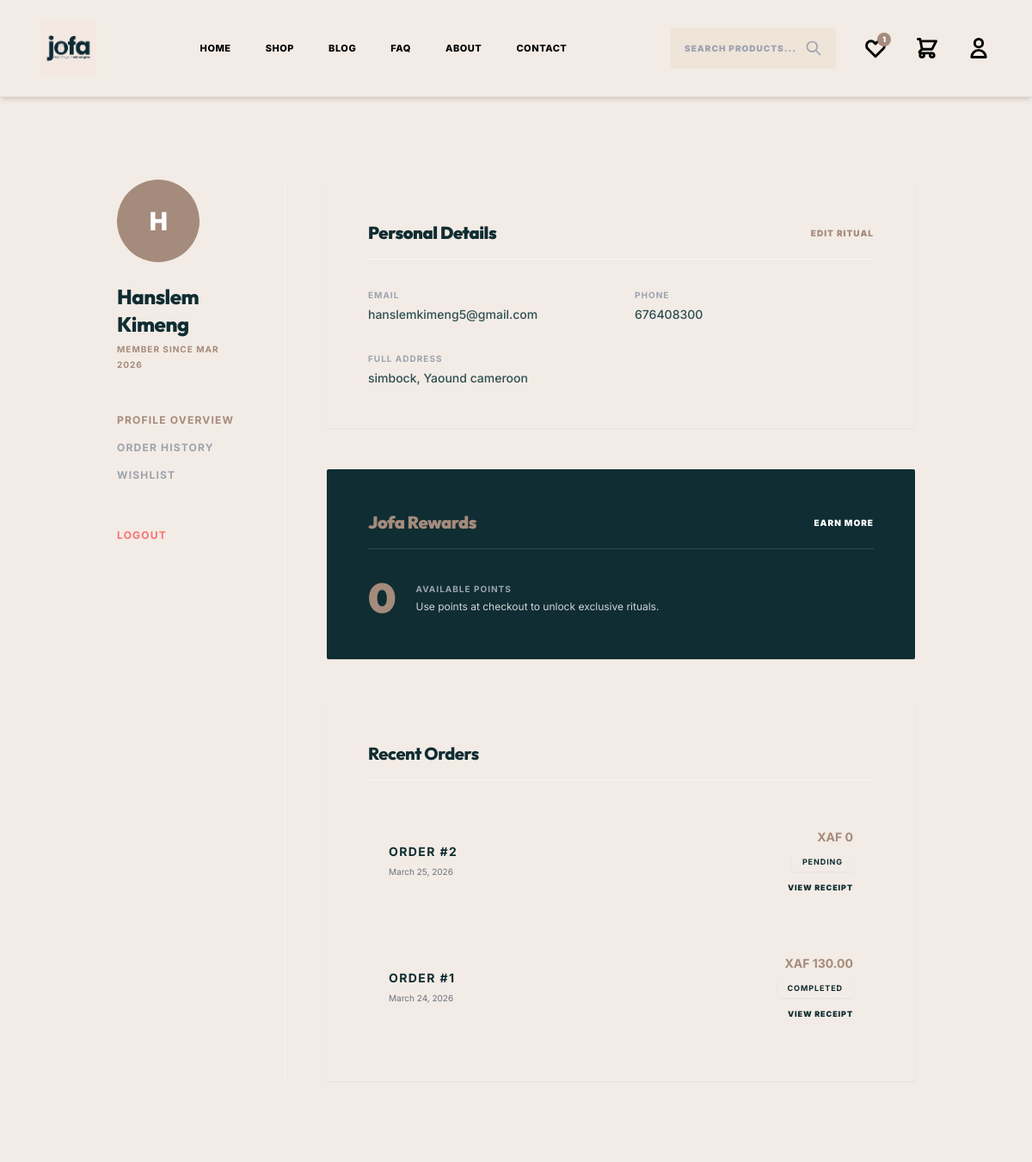
Page /accounts/profile/ (signed in, upper part) on the earlier database version.
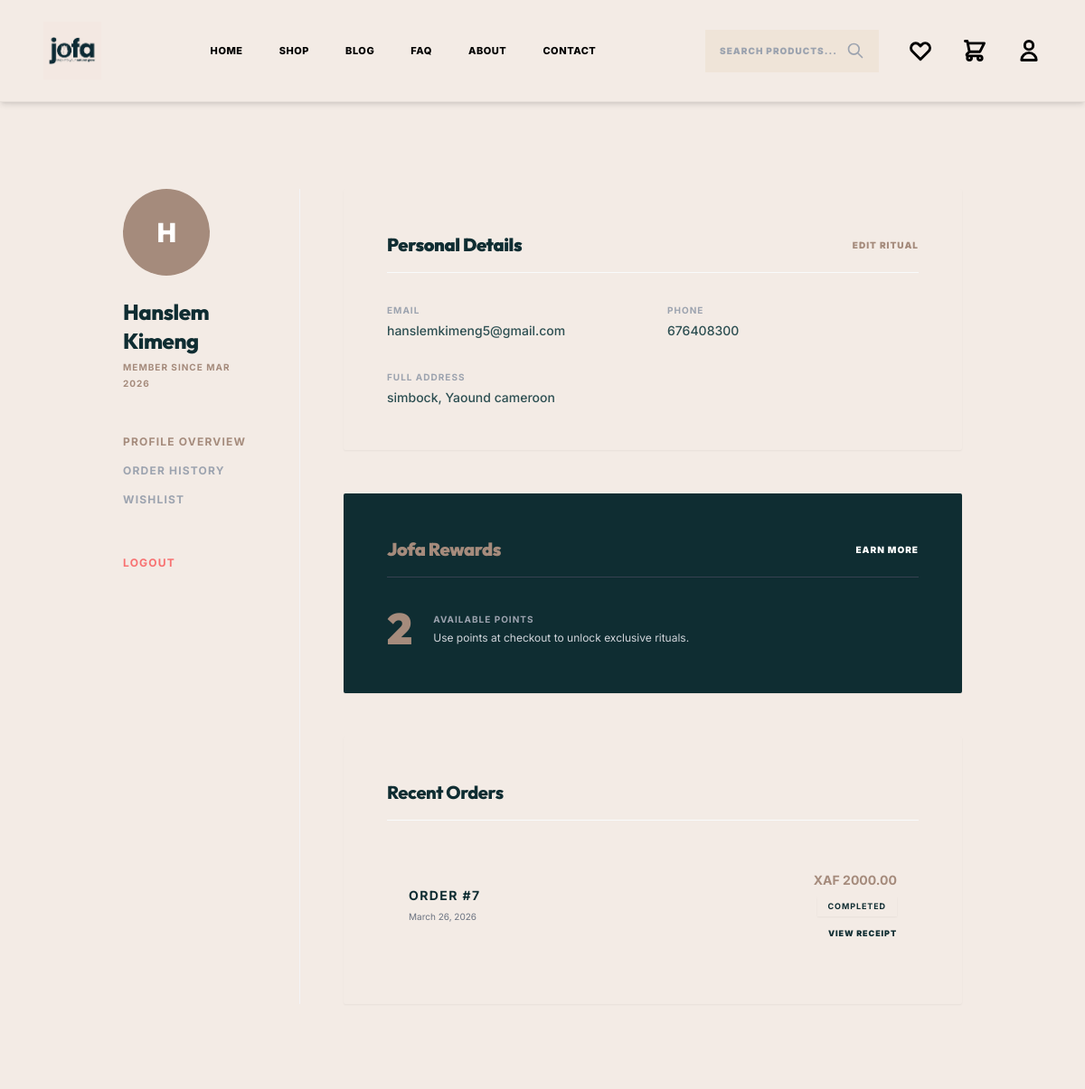
Same page on the later database version.
### products/models.py (models this page shows, shortened)
class Wishlist(models.Model):
    user = models.OneToOneField(User, on_delete=models.CASCADE, related_name='wishlist')
    products = models.ManyToManyField(Product, related_name='wishlisted_by', blank=True)
    added_at = models.DateTimeField(auto_now_add=True)

### accounts/models.py (models this page shows, shortened)
class Profile(models.Model):
    user = models.OneToOneField(User, on_delete=models.CASCADE, related_name='profile')
    phone = models.CharField(max_length=20, blank=True)
    address = models.TextField(blank=True)
    city = models.CharField(max_length=100, blank=True)
    country = models.CharField(max_length=100, blank=True)
    created_at = models.DateTimeField(auto_now_add=True)

### orders/models.py (models this page shows, shortened)
class Order(models.Model):
    STATUS_CHOICES = [
        ('pending', 'Pending'),
        ('completed', 'Completed'),
        ('cancelled', 'Cancelled'),
    ]
    user = models.ForeignKey(User, on_delete=models.CASCADE, related_name='orders')
    first_name = models.CharField(max_length=50)
    last_name = models.CharField(max_length=50)
    email = models.EmailField()
    address = models.CharField(max_length=250)
    postal_code = models.CharField(max_length=20)
    city = models.CharField(max_length=100)
    phone_number = models.CharField(max_length=20, blank=True)
    created = models.DateTimeField(auto_now_add=True)
    updated = models.DateTimeField(auto_now=True)
    paid = models.BooleanField(default=False)
    status = models.CharField(max_length=20, choices=STATUS_CHOICES, default='pending')
    class Meta:
        ordering = ('-created',)
    def get_total_cost(self):
        return sum(item.get_cost() for item in self.items.all())

class OrderItem(models.Model):
    order = models.ForeignKey(Order, related_name='items', on_delete=models.CASCADE)
    product = models.ForeignKey(Product, related_name='order_items', on_delete=models.CASCADE)
    price = models.DecimalField(max_digits=10, decimal_places=2)
    quantity = models.PositiveIntegerField(default=1)
    def get_cost(self):
        return self.price * self.quantity

### accounts/views.py (the view)
# urls.py: path('profile/', views.ProfileView.as_view(), name='profile'),
class ProfileView(LoginRequiredMixin, TemplateView):
    template_name = 'accounts/profile.html'
    def get_context_data(self, **kwargs):
        context = super().get_context_data(**kwargs)
        context['profile'] = self.request.user.profile
        if hasattr(self.request.user, 'orders'):
            context['orders'] = self.request.user.orders.all()
        context['available_points'] = get_user_points(self.request.user)
        return context

### orders/cart.py (called while the page is built)
    def __len__(self):
        return sum(item['quantity'] for item in self.cart.values())

### orders/context_processors.py (called while the page is built)
def cart(request):
    return {'cart': Cart(request)}

### rewards/utils.py (called while the page is built)
def get_user_points(user):
    now = timezone.now()
    from django.db.models import Sum
    earned = RewardPoint.objects.filter(
        user=user,
        transaction_type='earned',
        expires_at__gt=now
    ).aggregate(Sum('points'))['points__sum'] or 0
    redeemed = RewardPoint.objects.filter(
        user=user,
        transaction_type='redeemed'
    ).aggregate(Sum('points'))['points__sum'] or 0
    return max(0, earned + redeemed)

### templates/accounts/profile.html (shortened to what this page needs)
{% extends 'base.html' %}
{% block content %}
<section class="py-24 bg-jofa-beige">
    <div class="container mx-auto px-6 md:px-12">
        <div class="max-w-6xl mx-auto grid grid-cols-1 md:grid-cols-4 gap-12">
            <div class="col-span-1 border-r border-gray-100 pr-12">
                <div class="text-center md:text-left mb-12">
                    <div
                        class="w-24 h-24 bg-jofa-gold rounded-full mx-auto md:mx-0 mb-6 flex items-center justify-center text-white text-3xl serif">
                        {{ user.username|first|upper }}
                    </div>
                    <h2 class="text-2xl serif text-jofa-dark mb-1">{{ user.get_full_name|default:user.username }}</h2>
                    <p class="text-[10px] uppercase tracking-widest text-jofa-gold font-bold">Member since {{ user.date_joined|date:"M Y" }}</p>
                </div>
                <nav class="space-y-4">
                    <a href="#" class="block text-xs uppercase tracking-widest font-bold text-jofa-gold">Profile
                        Overview</a>
                    <a href="{% url 'orders:order_history' %}"
                        class="block text-xs uppercase tracking-widest font-bold text-gray-400 hover:text-jofa-dark transition-colors">Order
                        History</a>
                    <a href="{% url 'products:wishlist_detail' %}"
                        class="block text-xs uppercase tracking-widest font-bold text-gray-400 hover:text-jofa-onyx transition-colors">Wishlist</a>
                    <form action="{% url 'accounts:logout' %}" method="post" class="pt-8">
                        <button type="submit"
                            class="text-xs uppercase tracking-widest font-bold text-red-400 hover:text-red-500 transition-colors">Logout</button>
                    </form>
                </nav>
            </div>
            <div class="col-span-3">
                <div class="bg-jofa-beige p-12 shadow-sm rounded-sm mb-12">
                    <div class="flex justify-between items-center border-b border-gray-50 pb-4 mb-8">
                        <h3 class="text-xl serif text-jofa-dark font-black">Personal Details</h3>
                        <a href="{% url 'accounts:profile_update' %}"
                            class="text-[10px] uppercase tracking-widest font-black text-jofa-gold hover:text-jofa-dark transition-colors">Edit
                            Ritual</a>
                    </div>
                    <div class="grid grid-cols-1 md:grid-cols-2 gap-8">
                        <div>
                            <p class="text-[10px] uppercase tracking-widest font-bold text-gray-400 mb-1">Email</p>
                            <p class="text-sm font-medium">{{ user.email }}</p>
                        </div>
                        <div>
                            <p class="text-[10px] uppercase tracking-widest font-bold text-gray-400 mb-1">Phone</p>
                            <p class="text-sm font-medium">{{ profile.phone|default:"Not provided" }}</p>
                        </div>
                        <div class="md:col-span-2">
                            <p class="text-[10px] uppercase tracking-widest font-bold text-gray-400 mb-1">Full Address
                            </p>
                            <p class="text-sm font-medium">{{ profile.address|default:"No address saved" }}, {{ profile.city }} {{ profile.country }}</p>
                        </div>
                    </div>
                </div>
                <div class="bg-jofa-onyx text-white p-12 shadow-sm rounded-sm mb-12">
                    <div class="flex justify-between items-center border-b border-gray-700 pb-4 mb-8">
                        <h3 class="text-xl serif font-black text-jofa-gold">Jofa Rewards</h3>
                        <a href="{% url 'products:product_list' %}"
                            class="text-[10px] uppercase tracking-widest font-black text-white hover:text-jofa-gold transition-colors">Earn
                            More</a>
                    </div>
                    <div class="flex items-center">
                        <div class="text-5xl font-black serif text-jofa-gold mr-6">{{ available_points }}</div>
                        <div>
                            <p class="text-[10px] uppercase tracking-widest font-bold text-gray-400">Available Points
                            </p>
                            <p class="text-xs mt-1 text-gray-300">Use points at checkout to unlock exclusive rituals.
                            </p>
                        </div>
                    </div>
                </div>
                <div class="bg-jofa-beige p-12 shadow-sm rounded-sm">
                    <h3 class="text-xl serif text-jofa-dark mb-8 border-b border-gray-50 pb-4">Recent Orders</h3>
                    {% if orders %}
                    <div class="space-y-6">
                        {% for order in orders|slice:":3" %}
                        <div class="flex justify-between items-center bg-jofa-beige p-6 rounded-sm">
                            <div>
                                <h4 class="text-sm font-bold uppercase tracking-widest mb-1">Order #{{ order.id }}</h4>
                                <p class="text-[10px] text-gray-500">{{ order.created|date:"F d, Y" }}</p>
                            </div>
                            <div class="text-right">
                                <p class="text-sm font-bold text-jofa-gold">XAF {{ order.get_total_cost }}</p>
                                <span
                                    class="text-[9px] uppercase tracking-widest font-bold bg-jofa-beige px-3 py-1 mt-2 inline-block shadow-sm">{{ order.get_status_display }}</span>
                                <a href="{% url 'orders:order_detail' order.id %}"
                                    class="block mt-3 text-[9px] uppercase tracking-widest font-black text-jofa-onyx hover:text-jofa-gold transition-colors">View
                                    Receipt</a>
                            </div>
                        </div>
                        {% endfor %}
                    </div>
                    {% else %}
                    <p class="text-sm text-gray-400 italic">You haven't placed any orders yet.</p>
                    <a href="{% url 'products:product_list' %}"
                        class="mt-6 inline-block text-xs uppercase tracking-widest font-bold text-jofa-gold border-b border-jofa-gold pb-1">Start
                        Shopping</a>
                    {% endif %}
                </div>
            </div>
        </div>
    </div>
</section>
{% endblock %}

### templates/base.html (shortened to what this page needs)
{% load static %}
<!DOCTYPE html>
<html lang="en">
<head>
    <script src="https://cdn.tailwindcss.com"></script>
</head>
<body class="min-h-screen flex flex-col">
    <nav class="glass sticky top-0 z-50 py-6 px-6 md:px-12 flex justify-between items-center shadow-md">
        <a href="{% url 'core:home' %}" class="block group">
            <img src="{% static 'images/logo.jpg' %}" alt="JOFA Logo"
                class="h-12 md:h-16 w-auto transition-transform duration-500 group-hover:scale-105">
        </a>
        <div class="hidden lg:flex space-x-10 items-center uppercase text-[11px] tracking-[0.2em] font-black">
            <a href="{% url 'core:home' %}"
                class="nav-link {% if request.resolver_match.url_name == 'home' %}active{% endif %}">Home</a>
            <a href="{% url 'products:product_list' %}"
                class="nav-link {% if request.resolver_match.url_name == 'product_list' or request.resolver_match.url_name == 'product_detail' %}active{% endif %}">Shop</a>
            <a href="{% url 'blog:post_list' %}"
                class="nav-link {% if request.resolver_match.url_name == 'post_list' or request.resolver_match.url_name == 'post_detail' %}active{% endif %}">Blog</a>
            <a href="{% url 'core:faq' %}"
                class="nav-link {% if request.resolver_match.url_name == 'faq' %}active{% endif %}">FAQ</a>
            <a href="{% url 'core:about' %}"
                class="nav-link {% if request.resolver_match.url_name == 'about' %}active{% endif %}">About</a>
            <a href="{% url 'core:contact' %}"
                class="nav-link {% if request.resolver_match.url_name == 'contact' %}active{% endif %}">Contact</a>
        </div>
        <div class="flex items-center space-x-4 md:space-x-8">
            <form action="{% url 'products:product_list' %}" method="get" class="relative hidden lg:flex items-center">
                <input type="text" name="q" placeholder="Search Products..."
                    class="bg-[#EBDDCC]/50 border-none p-4 text-[10px] font-black uppercase tracking-widest outline-none focus:ring-1 ring-jofa-gold w-48 placeholder-gray-400">
                <button type="submit" class="absolute right-4 text-gray-400 hover:text-jofa-gold transition-colors">
                    <svg xmlns="http://www.w3.org/2000/svg" class="h-5 w-5" fill="none" viewBox="0 0 24 24"
                        stroke="currentColor">
                        <path stroke-linecap="round" stroke-linejoin="round" stroke-width="2"
                            d="M21 21l-6-6m2-5a7 7 0 11-14 0 7 7 0 0114 0z" />
                    </svg>
                </button>
            </form>
            <a href="{% url 'products:wishlist_detail' %}"
                class="relative text-black hover:text-jofa-gold transition-colors" title="Wishlist">
                <svg xmlns="http://www.w3.org/2000/svg" class="h-7 w-7" fill="none" viewBox="0 0 24 24"
                    stroke="currentColor">
                    <path stroke-linecap="round" stroke-linejoin="round" stroke-width="2.5"
                        d="M4.318 6.318a4.5 4.5 0 000 6.364L12 20.364l7.682-7.682a4.5 4.5 0 00-6.364-6.364L12 7.636l-1.318-1.318a4.5 4.5 0 00-6.364 0z" />
                </svg>
                {% if request.user.is_authenticated and request.user.wishlist.products.count > 0 %}
                <span
                    class="absolute -top-1 -right-1 bg-jofa-gold text-white text-[9px] font-black rounded-full h-4 w-4 flex items-center justify-center">{{ request.user.wishlist.products.count }}</span>
                {% endif %}
            </a>
            <a href="{% url 'orders:cart_detail' %}" class="relative text-black hover:text-jofa-gold transition-colors">
            </a>
            {% if user.is_authenticated %}
            <a href="{% url 'accounts:profile' %}" class="text-black hover:text-jofa-gold transition-colors">
                <svg xmlns="http://www.w3.org/2000/svg" class="h-7 w-7" fill="none" viewBox="0 0 24 24"
                    stroke="currentColor">
                    <path stroke-linecap="round" stroke-linejoin="round" stroke-width="2.5"
                        d="M16 7a4 4 0 11-8 0 4 4 0 018 0zM12 14a7 7 0 00-7 7h14a7 7 0 00-7-7z" />
                </svg>
            </a>
            {% else %}
            <a href="{% url 'accounts:login' %}"
                class="bg-black text-white px-5 py-2 text-[9px] md:text-[10px] font-black uppercase tracking-widest hover:bg-jofa-gold transition-colors">Join</a>
            {% endif %}
        </div>
    </nav>
    <main class="flex-grow">
        {% block content %}{% endblock %}
    </main>
</body>
</html>

### templates/base.html (style rules this page uses)
body { font-family: 'Inter', sans-serif; background-color: #F3EBE5; color: #0F2D32; font-weight: 400; }
h1, h2, h3, .serif { font-family: 'Outfit', sans-serif; font-weight: 800; color: #0F2D32; letter-spacing: -0.02em; }
p { line-height: 1.8; color: #2D4F52; font-weight: 400; }
.nav-link { position: relative; transition: color 0.3s ease; font-weight: 800; color: #000000; letter-spacing: 0.05em; }
.nav-link { position: relative; transition: color 0.3s ease; }
.nav-link::after { content: ''; position: absolute; width: 0; height: 2px; bottom: -4px; left: 0; background-color: #A58B7C; transition: width 0.3s ease; }
.glass { background: #F3EBE5; backdrop-filter: blur(20px); border-bottom: 1px solid rgba(0, 0, 0, 0.05); }

Differences in the rows shown:
removed Order: id "2", created "March 25, 2026", get_total_cost "0", status "PENDING"
removed Order: id "1", created "March 24, 2026", get_total_cost "130.00", status "COMPLETED"
added Order: id "7", created "March 26, 2026", get_total_cost "2000.00", status "COMPLETED"
Other differences:
{{ available_points }}: "0" → "2"
{{ request.user.wishlist.products.count }}: "1" → (not shown)
